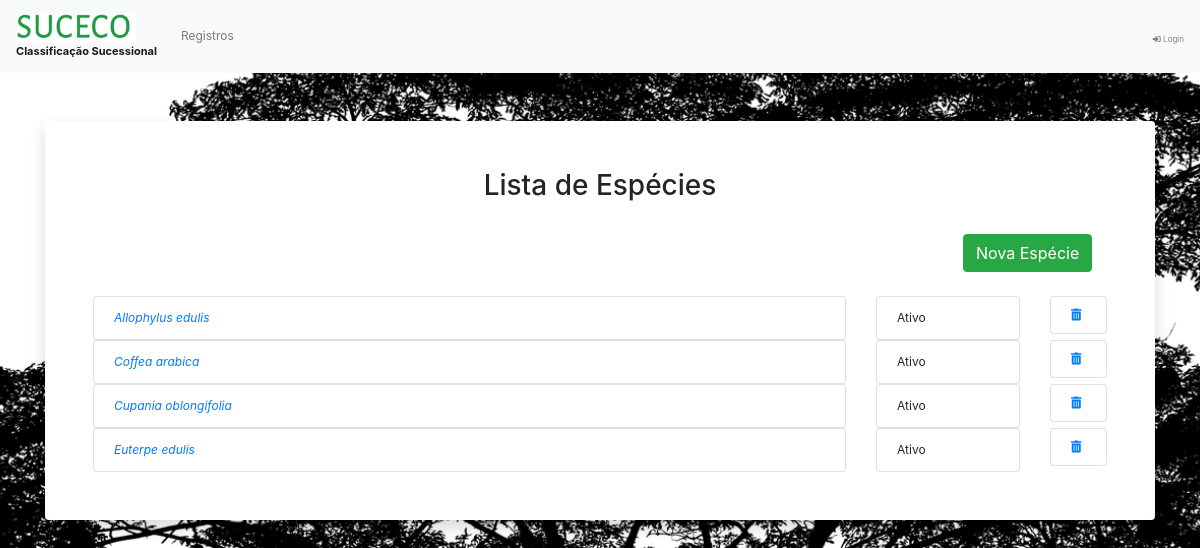
Before: /especies/ with the older database file.
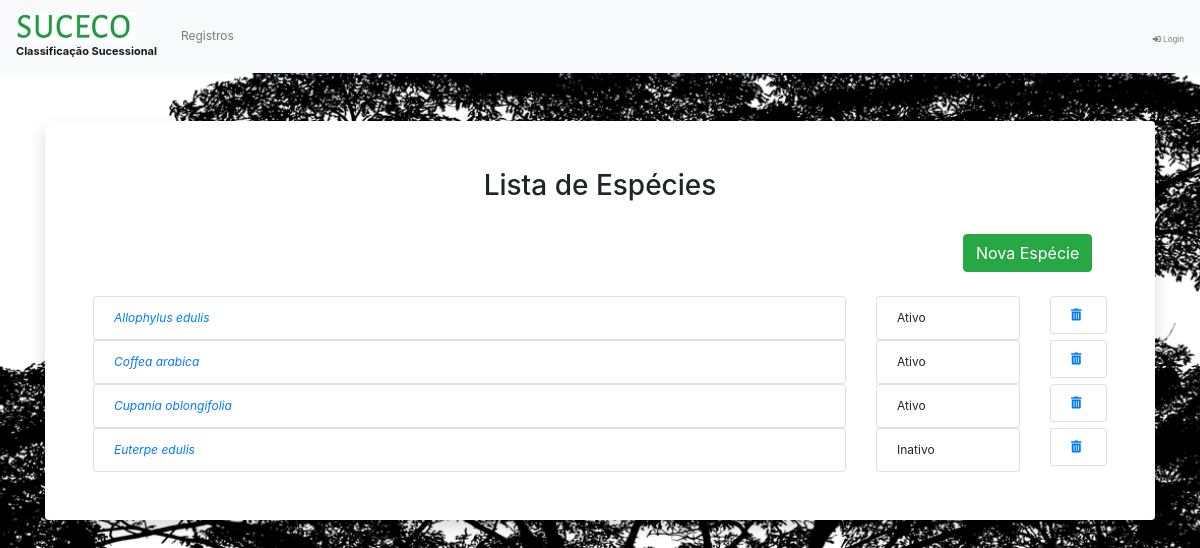
After: the same page with the newer database file.
### especies/models.py (models this page shows, shortened)
class Especie(models.Model):
  STATUS = (
   ('Ativo', 'Ativo'),
   ('Inativo', 'Inativo')
  )
  id = models.UUIDField(primary_key=True, default=uuid.uuid4)
  nome  = models.CharField(max_length=1000, unique=True, help_text= 'Espécie')
  created_at = models.DateField(auto_now_add=True)
  updated_at = models.DateField(auto_now=True)
  status = models.CharField(max_length=15, choices=STATUS, default='Ativo', help_text='Status')

### especies/views.py (the view)
# urls.py: path('', views.EspeciesView.as_view(), name='index'),
class EspeciesView(ListView):
    template_name = 'especie/list.html'
    context_object_name = 'especie_list'
    def get_queryset(self):
        return get_all_species()

### especies/views.py (called while the page is built)
def get_all_species():
    return sorted( Especie.objects.all(), key=lambda x : x.nome)

### templates/especie/list.html
{% extends 'base.html' %}
{% block content %}
  <div class="card border-0 shadow my-5">
    <div class="card-body p-5">
    <div class="row">
        <div class="col-md-1 col-xs-1 col-sm-1"></div>
        <div class="col-md-10 col-xs-10 col-sm-10">
            <h3 class="round3" style="text-align:center;">Lista de Espécies</h3>
        </div>
        <div class="col-md-1 col-xs-1 col-sm-1"></div>
    </div>
    <div class="row">
        <div class="col-md-10 col-xs-10 col-sm-10"></div>
        <div class="col-md-2 col-xs-1 col-sm-1">
            <br />
            <a href="{% url 'create_especie' %}">
                <button type="button" class="btn btn-success"> Nova Espécie</button>
            </a>
        </div>
    </div>
    <br />
  {% for especie in  especie_list %}
    <div class="row">
        <div class="col-md-9 col-xs-9 col-sm-9">
            <ul class="list-group">
                <li class="list-group-item ">
                    <a href="{% url 'edit_especie' especie.id%}"><i>{{ especie.nome }}</i></a>
                </li>
            </ul>
        </div>
        <div class="col-md-2 col-xs-2 col-sm-2">
            <ul class="list-group">
                <li class="list-group-item ">
                   {{ especie.status }}
                </li>
            </ul>
        </div>
        <div class="col-md-1 col-xs-1 col-sm-1">
            <ul class="list-group">
                <li class="list-group-item ">
                  <a href="{% url 'delete_especie' especie.id%}">  <i class="fas fa-trash-alt"> </i></a>
                </li>
            </ul>
        </div>
    </div>
    {% endfor %}
</div>
{% endblock %}

Changed rows visible on the page:
changed Especie "Euterpe edulis": status "Ativo" → "Inativo"
